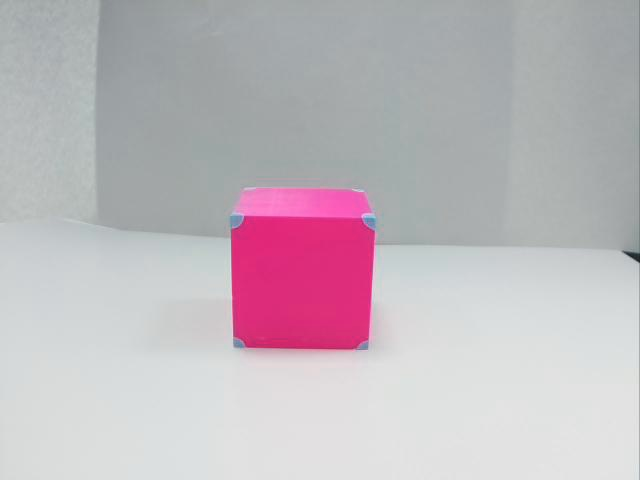
#> input picture cpp/cube_tracker/Engine/apps/playground_camera_model/1.jpg, 640 x 480 px, given in place of video.mp4, which was not available
$ python tracker.py
#> lines starting #> are read from the running program, lines starting #| are printed output that depends on the picture; after the words box and inside, x2 and y2 are one past the last pixel; in counts of white or black regions, pixels touching at a corner belong together; pictures that were not available may be replaced by others from this repository, and a replacement may not be noted
import cv2
import numpy as np

lower_pink = np.array([140, 100, 100])  # Lower bound for pink
upper_pink = np.array([170, 255, 255])  # Upper bound for pink


video_path = 'video.mp4'
cap = cv2.VideoCapture(video_path)

while cap.isOpened():
    ret, frame = cap.read()
#> frame is the input picture: shape (480, 640, 3); mean B, G, R 190.1, 183.9, 192.7

    if not ret:
        break

    hsl_frame = cv2.cvtColor(frame, cv2.COLOR_BGR2HLS)
#> hsl_frame: shape (480, 640, 3); mean of channels 0, 1, 2 92.3, 188.9, 23.2

    mask = cv2.inRange(hsl_frame, lower_pink, upper_pink)
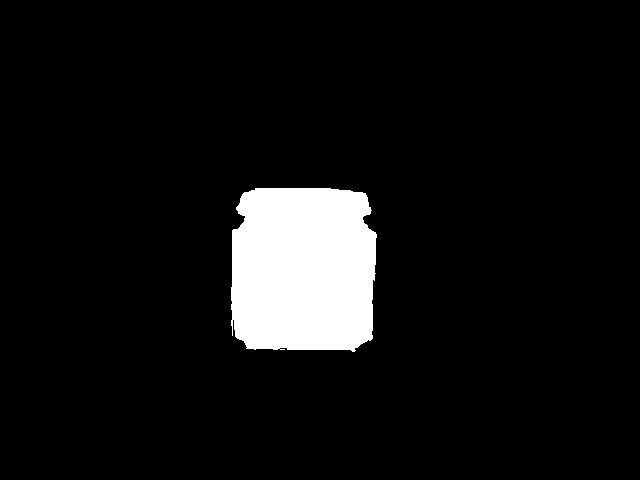
#> mask: shape (480, 640); 7.1% white; 1 white region
    contours, _ = cv2.findContours(mask, cv2.RETR_TREE, cv2.CHAIN_APPROX_SIMPLE)
#> contours = 1 contour; box (x1, y1, x2, y2) and area: (231, 188, 377, 352) 21649

    if contours:

        largest_contour = max(contours, key=cv2.contourArea)
#> largest_contour = contour of 164 points, box (x1, y1, x2, y2) (231, 188, 377, 352), area 21649

        x, y, w, h = cv2.boundingRect(largest_contour)
#> x = 231; y = 188; w = 146; h = 164

        cv2.rectangle(frame, (x, y), (x+w, y+h), (0, 255, 0), 2)
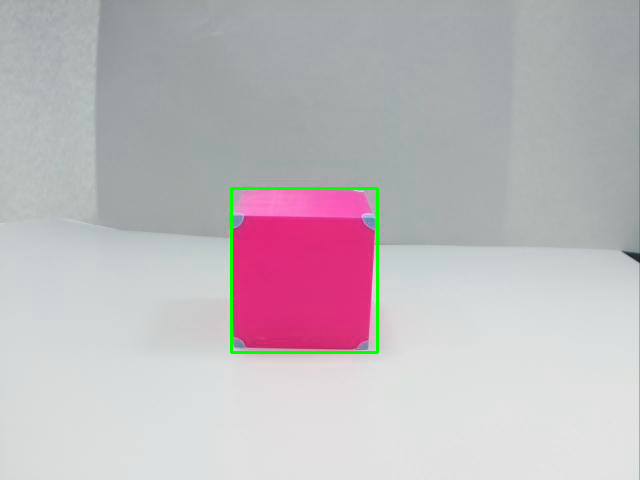
#> frame: shape (480, 640, 3); 0.6% of pixels changed, all inside (x1, y1, x2, y2) = (230, 187, 379, 354)

        center_x, center_y = x + w // 2, y + h // 2
#> center_x = 304; center_y = 270
        cv2.circle(frame, (center_x, center_y), 5, (255, 0, 0), -1)
#> frame: shape (480, 640, 3); 0.03% of pixels changed, all inside (x1, y1, x2, y2) = (299, 265, 310, 276)

    cv2.imshow("Pink Cube Tracker", frame)

    cv2.imshow("Mask", mask)

    # Break the loop if 'q' is pressed
    if cv2.waitKey(25) & 0xFF == ord('q'):
#> (key q is pressed here)
        break

cap.release()
cv2.destroyAllWindows()

$ run again, on cpp/cube_tracker/Engine/apps/playground_camera_model/5.jpg
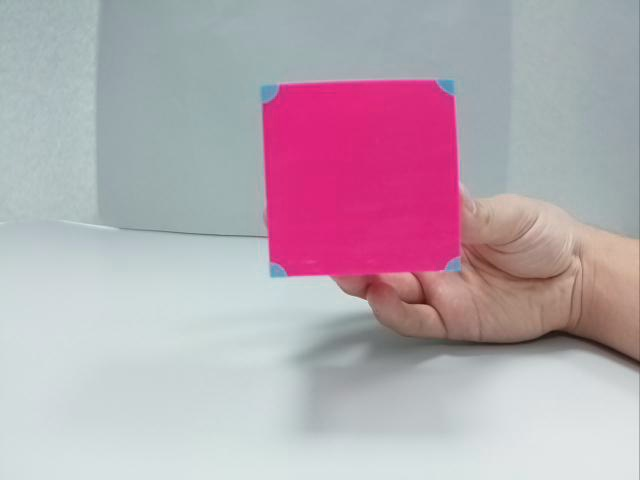
#> input picture cpp/cube_tracker/Engine/apps/playground_camera_model/5.jpg, 640 x 480 px, given in place of video.mp4, which was not available
#> frame is the input picture: shape (480, 640, 3); mean B, G, R 177.8, 167.6, 183.6
#> hsl_frame: shape (480, 640, 3); mean of channels 0, 1, 2 94.7, 176.1, 49.4
#> `mask = cv2.inRange(hsl_frame, lower_pink, upper_pink)`:
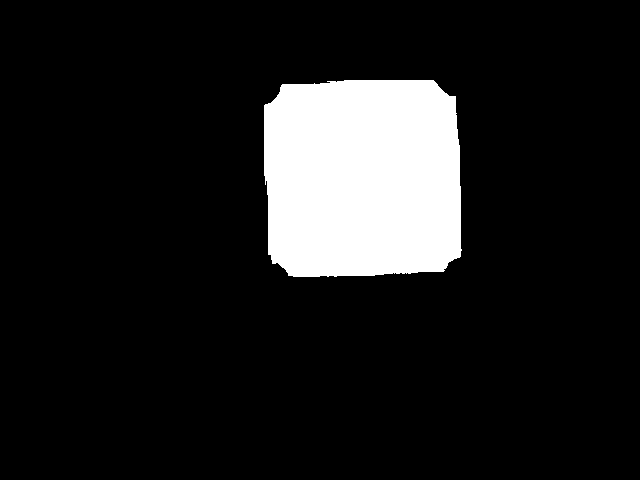
#> mask: shape (480, 640); 11.9% white; 1 white region
#> contours = 1 contour; box (x1, y1, x2, y2) and area: (264, 80, 462, 277) 36164
#> largest_contour = contour of 126 points, box (x1, y1, x2, y2) (264, 80, 462, 277), area 36164
#> x = 264; y = 80; w = 198; h = 197
#> `cv2.rectangle(frame, (x, y), (x+w, y+h), (0, 255, 0), 2)`:
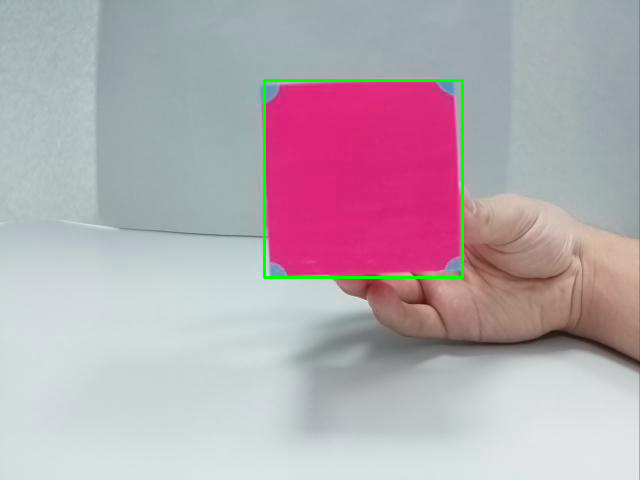
#> frame: shape (480, 640, 3); 0.77% of pixels changed, all inside (x1, y1, x2, y2) = (263, 79, 464, 279)
#> center_x = 363; center_y = 178
